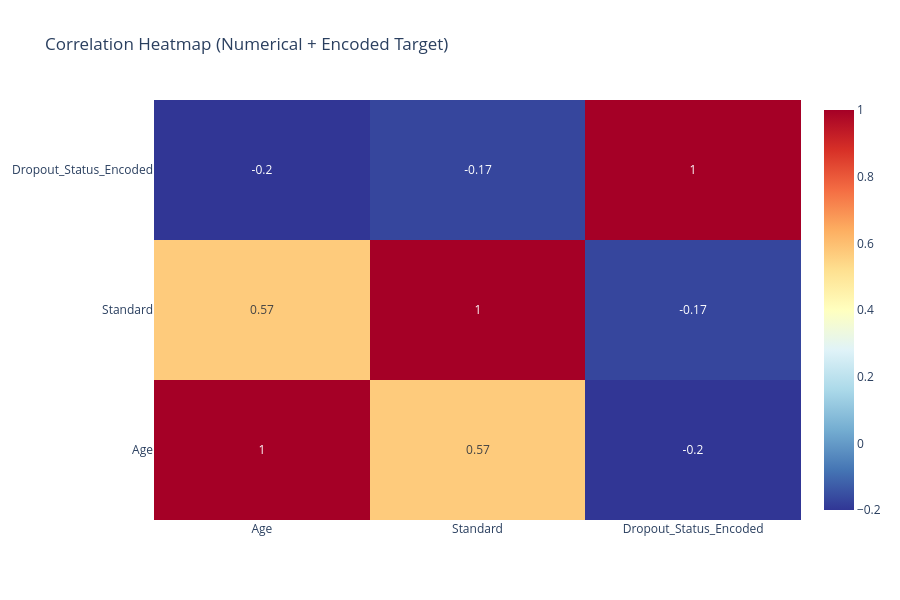

Here is the notebook cell this chart was saved with:
### Code cell
# Correlation heatmap
df_encoded = df.copy()
df_encoded['Dropout_Status_Encoded'] = df_encoded['Dropout_Status'].map({'Dropout': 1, 'Enrolled': 0})
corr_matrix = df_encoded[['Age', 'Standard', 'Dropout_Status_Encoded']].corr().round(2)

fig_heatmap = go.Figure(data=go.Heatmap(
    z=corr_matrix.values,
    x=corr_matrix.columns,
    y=corr_matrix.columns,
    colorscale='RdYlBu_r',
    text=corr_matrix.values,
    texttemplate="%{text}",
    hovertemplate="%{y} vs %{x}<br>Correlation: %{z}<extra></extra>"
))
fig_heatmap.update_layout(title="Correlation Heatmap (Numerical + Encoded Target)", height=600)
fig_heatmap.write_html("correlation_heatmap.html")
fig_heatmap.show()

### Figure 1 — Plotly figure (JSON) as saved in the notebook; plotly's stock layout.template omitted (floating-point values rounded to 4 significant figures)
{"data": [{"colorscale": [[0, "rgb(49,54,149)"], [0.1, "rgb(69,117,180)"], [0.2, "rgb(116,173,209)"], [0.3, "rgb(171,217,233)"], [0.4, "rgb(224,243,248)"], [0.5, "rgb(255,255,191)"], [0.6, "rgb(254,224,144)"], [0.7, "rgb(253,174,97)"], [0.8, "rgb(244,109,67)"], [0.9, "rgb(215,48,39)"], [1, "rgb(165,0,38)"]], "hovertemplate": "%{y} vs %{x}<br>Correlation: %{z}<extra></extra>", "text": [[1, 0.57, -0.2], [0.57, 1, -0.17], [-0.2, -0.17, 1]], "texttemplate": "%{text}", "type": "heatmap", "x": ["Age", "Standard", "Dropout_Status_Encoded"], "y": ["Age", "Standard", "Dropout_Status_Encoded"], "z": [[1, 0.57, -0.2], [0.57, 1, -0.17], [-0.2, -0.17, 1]]}], "layout": {"height": 600, "title": {"text": "Correlation Heatmap (Numerical + Encoded Target)"}}}
